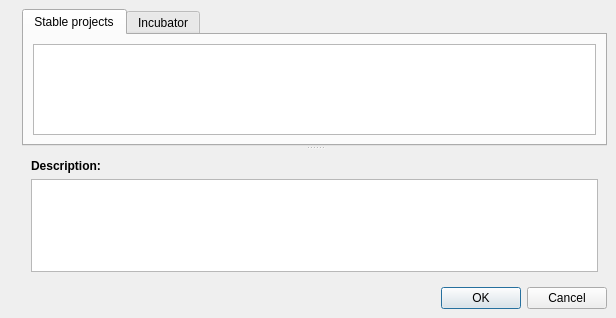
<?xml version="1.0" encoding="UTF-8"?>
<ui version="4.0">
 <class>NewProjectWorkPanel</class>
 <widget class="QWidget" name="NewProjectWorkPanel">
  <property name="geometry">
   <rect>
    <x>0</x>
    <y>0</y>
    <width>616</width>
    <height>318</height>
   </rect>
  </property>
  <property name="windowTitle">
   <string>NEMESIS - New project</string>
  </property>
  <property name="windowIcon">
   <iconset>
    <normaloff>:/images/StandardWorkPanels/projectnew.png</normaloff>:/images/StandardWorkPanels/projectnew.png</iconset>
  </property>
  <layout class="QHBoxLayout" name="horizontalLayout">
   <item>
    <widget class="QLabel" name="label">
     <property name="text">
      <string/>
     </property>
     <property name="pixmap">
      <pixmap resource="AdminWP.qrc">:/images/AdminWP/MainLogoRotated.png</pixmap>
     </property>
     <property name="scaledContents">
      <bool>false</bool>
     </property>
     <property name="alignment">
      <set>Qt::AlignLeading|Qt::AlignLeft|Qt::AlignTop</set>
     </property>
    </widget>
   </item>
   <item>
    <layout class="QVBoxLayout" name="verticalLayout_4">
     <item>
      <widget class="QSplitter" name="splitter">
       <property name="orientation">
        <enum>Qt::Vertical</enum>
       </property>
       <widget class="QTabWidget" name="tabWidget">
        <property name="sizePolicy">
         <sizepolicy hsizetype="Preferred" vsizetype="Preferred">
          <horstretch>0</horstretch>
          <verstretch>0</verstretch>
         </sizepolicy>
        </property>
        <property name="currentIndex">
         <number>0</number>
        </property>
        <widget class="QWidget" name="stableProjectsTab">
         <attribute name="title">
          <string>Stable projects</string>
         </attribute>
         <layout class="QVBoxLayout" name="verticalLayout_2">
          <item>
           <widget class="QListView" name="listView1">
            <property name="focusPolicy">
             <enum>Qt::NoFocus</enum>
            </property>
            <property name="iconSize">
             <size>
              <width>64</width>
              <height>64</height>
             </size>
            </property>
            <property name="textElideMode">
             <enum>Qt::ElideRight</enum>
            </property>
            <property name="resizeMode">
             <enum>QListView::Adjust</enum>
            </property>
            <property name="viewMode">
             <enum>QListView::IconMode</enum>
            </property>
            <property name="uniformItemSizes">
             <bool>false</bool>
            </property>
           </widget>
          </item>
         </layout>
        </widget>
        <widget class="QWidget" name="incubatorProjectsTab">
         <attribute name="title">
          <string>Incubator</string>
         </attribute>
         <layout class="QVBoxLayout" name="verticalLayout_3">
          <item>
           <widget class="QListView" name="listView2">
            <property name="focusPolicy">
             <enum>Qt::NoFocus</enum>
            </property>
            <property name="iconSize">
             <size>
              <width>64</width>
              <height>64</height>
             </size>
            </property>
            <property name="textElideMode">
             <enum>Qt::ElideRight</enum>
            </property>
            <property name="resizeMode">
             <enum>QListView::Adjust</enum>
            </property>
            <property name="viewMode">
             <enum>QListView::IconMode</enum>
            </property>
            <property name="uniformItemSizes">
             <bool>false</bool>
            </property>
           </widget>
          </item>
         </layout>
        </widget>
       </widget>
       <widget class="QWidget" name="layoutWidget">
        <layout class="QVBoxLayout" name="verticalLayout">
         <item>
          <widget class="QLabel" name="label_2">
           <property name="text">
            <string>&lt;html&gt;&lt;head/&gt;&lt;body&gt;&lt;p&gt;&lt;span style=&quot; font-weight:600;&quot;&gt;Description:&lt;/span&gt;&lt;/p&gt;&lt;/body&gt;&lt;/html&gt;</string>
           </property>
          </widget>
         </item>
         <item>
          <widget class="QTextEdit" name="descriptionTE">
           <property name="readOnly">
            <bool>true</bool>
           </property>
          </widget>
         </item>
        </layout>
       </widget>
      </widget>
     </item>
     <item>
      <widget class="QDialogButtonBox" name="buttonBox">
       <property name="standardButtons">
        <set>QDialogButtonBox::Cancel|QDialogButtonBox::Ok</set>
       </property>
      </widget>
     </item>
    </layout>
   </item>
  </layout>
 </widget>
 <layoutdefault spacing="6" margin="9"/>
 <resources>
  <include location="AdminWP.qrc"/>
 </resources>
 <connections/>
 <designerdata>
  <property name="gridDeltaX">
   <number>18</number>
  </property>
  <property name="gridDeltaY">
   <number>10</number>
  </property>
  <property name="gridSnapX">
   <bool>false</bool>
  </property>
  <property name="gridSnapY">
   <bool>true</bool>
  </property>
  <property name="gridVisible">
   <bool>true</bool>
  </property>
 </designerdata>
</ui>
